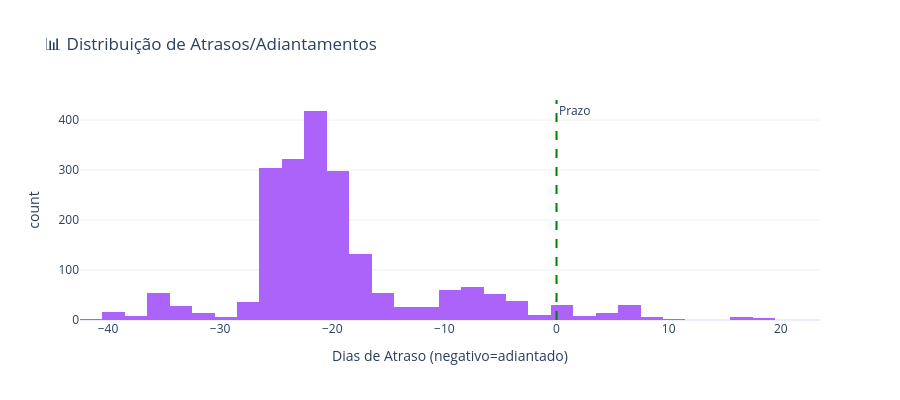

The code cell stored with this chart in its notebook:
### Code cell
# Fig 8: Distribuição de Atrasos
fig = px.histogram(fact_sales, x='shipping_delay_days', nbins=40,
                  title='📊 Distribuição de Atrasos/Adiantamentos',
                  labels={'shipping_delay_days': 'Dias de Atraso (negativo=adiantado)', 'count': 'Pedidos'},
                  color_discrete_sequence=['#AB63FA'])
fig.add_vline(x=0, line_dash='dash', line_color='green', annotation_text='Prazo')
fig.update_layout(height=400)
fig.show()

### Figure 1 — Plotly figure (JSON) as saved in the notebook; plotly's stock layout.template omitted (floating-point values rounded to 4 significant figures; data arrays with more than 128 entries replaced by an {"elided": "..."} marker saying what was removed)
{"data": [{"bingroup": "x", "hovertemplate": "Dias de Atraso (negativo=adiantado)=%{x}<br>count=%{y}<extra></extra>", "legendgroup": "", "marker": {"color": "#AB63FA", "pattern": {"shape": ""}}, "name": "", "nbinsx": 40, "orientation": "v", "showlegend": false, "type": "histogram", "x": {"elided": "2155 float values"}, "xaxis": "x", "yaxis": "y"}], "layout": {"annotations": [{"showarrow": false, "text": "Prazo", "x": 0, "xanchor": "left", "xref": "x", "y": 1, "yanchor": "top", "yref": "y domain"}], "barmode": "relative", "height": 400, "legend": {"tracegroupgap": 0}, "shapes": [{"line": {"color": "green", "dash": "dash"}, "type": "line", "x0": 0, "x1": 0, "xref": "x", "y0": 0, "y1": 1, "yref": "y domain"}], "title": {"text": "📊 Distribuição de Atrasos/Adiantamentos"}, "xaxis": {"anchor": "y", "domain": [0, 1], "title": {"text": "Dias de Atraso (negativo=adiantado)"}}, "yaxis": {"anchor": "x", "domain": [0, 1], "title": {"text": "count"}}}}
